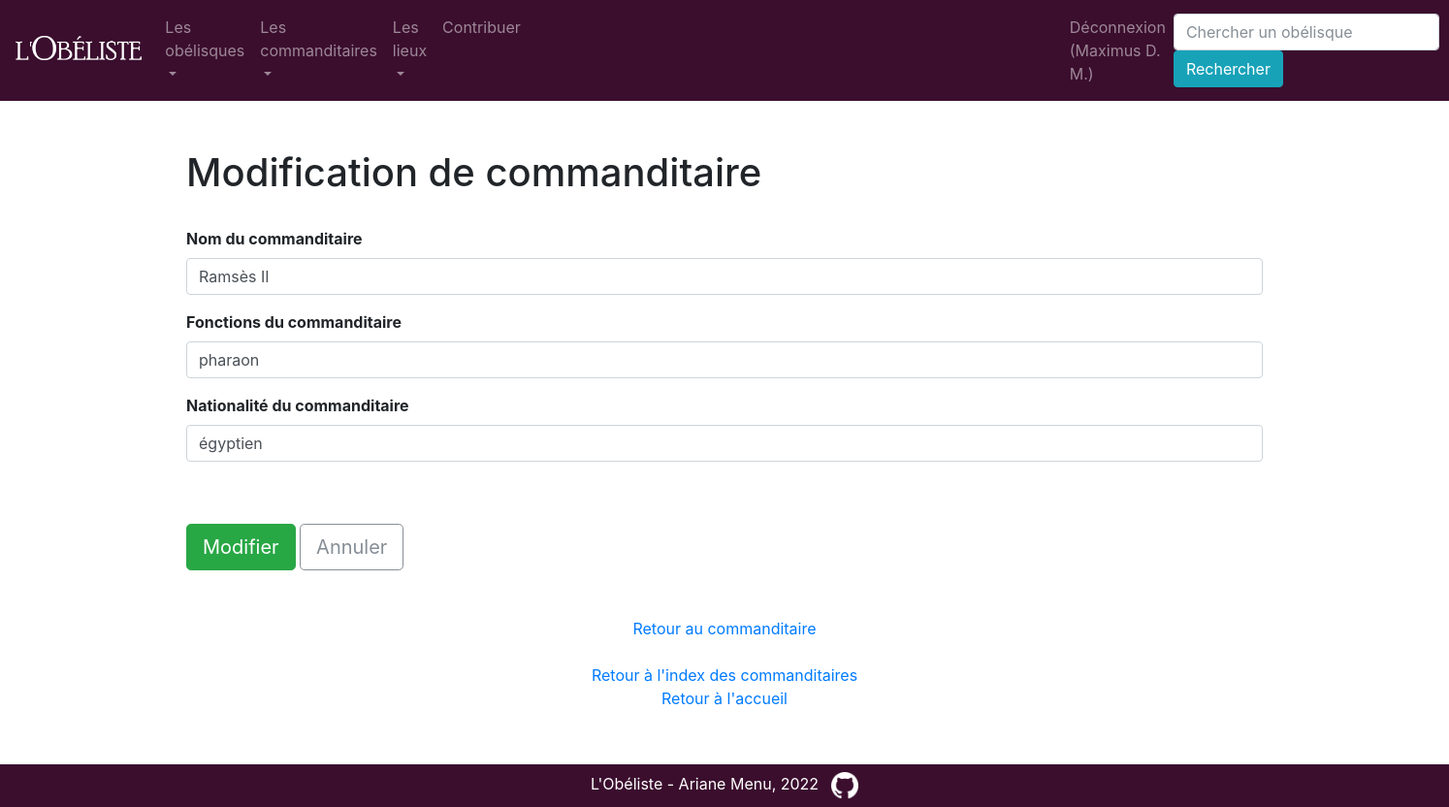
Page /personne/3/update (signed in) on the committed database.
### app/modeles/utilisateurs.py (models this page shows, shortened)
class User(UserMixin, db.Model):
    user_id = db.Column(db.Integer, unique=True, nullable=False, primary_key=True, autoincrement=True)
    user_nom = db.Column(db.Text, nullable=False)
    user_login = db.Column(db.String(45), nullable=False, unique=True)
    user_email = db.Column(db.Text, nullable=False)
    user_password = db.Column(db.String(100), nullable=False)
    authorships = db.relationship("Authorship", back_populates="user")

### app/modeles/donnees.py (models this page shows, shortened)
class Personne(db.Model):
    personne_id = db.Column(db.Integer, unique=True, nullable=False, primary_key=True, autoincrement=True)
    personne_nom = db.Column(db.Text)
    personne_fonction = db.Column(db.Text)
    personne_nationalite = db.Column(db.Text)
    erige = db.relationship("Erige", back_populates="personne")
    authorships = db.relationship("Authorship", back_populates="personne")

### app/routes/generic.py (the view, shortened to what this page needs)
@app.route("/personne/<int:personne_id>/update", methods=["GET", "POST"])
@login_required
def personne_update(personne_id):
    editable = Personne.query.get_or_404(personne_id)
    erreurs = []
    updated = False
    return render_template(
        "pages/personne_form_update.html",
        personne=editable,
        erreurs=erreurs,
        updated=updated
    )

### app/modeles/utilisateurs.py (called while the page is built)
@login.user_loader
def trouver_utilisateur_via_id(identifiant):
    return User.query.get(int(identifiant))

### app/templates/pages/personne_form_update.html (shortened to what this page needs)
{% extends "conteneur.html" %}
{% block corps %}
<h1>Modification de commanditaire</h1>
<br>
{% if personne %}
<form method="POST">
    <div class="mb-3">
        <label for="personne_nom" class="form-label"><b>Nom du commanditaire</b></label>
        <input type="text" name="personne_nom" class="form-control" id="personne_nom"
               value="{{personne.personne_nom}}"/>
    </div>
    <div class="mb-3">
        <label for="personne_fonction" class="form-label"><b>Fonctions du commanditaire</b></label>
        <input type="text" name="personne_fonction" class="form-control" id="personne_fonction"
               value="{{personne.personne_fonction}}"/>
    </div>
    <div class="mb-3">
        <label for="personne_nationalite" class="form-label"><b>Nationalité du commanditaire</b></label>
        <input type="text" name="personne_nationalite" class="form-control" id="personne_nationalite"
               value="{{personne.personne_nationalite}}"/>
    </div>
    <br>
    <br>
    <button class="btn btn-success btn-lg" type="submit">Modifier</button>
    <a href="{{url_for('personne', personne_id=personne.personne_id)}}"
       class="btn btn-outline-secondary btn-lg">Annuler</a>
</form>
<br>
<br>
{% endif %}
<div align="center">
    <a href="{{url_for('personne', personne_id=personne.personne_id)}}">Retour au commanditaire</a>
    <br>
    <br>
    <a href="{{url_for('index_personnes')}}">Retour à l'index des commanditaires</a>
    <br>
    <a href="{{url_for('accueil')}}">Retour à l'accueil</a>
</div>
{% endblock %}

### app/templates/conteneur.html (shortened to what this page needs)
<!DOCTYPE html>
<html lang="fr">
<head>
    {% include "partials/css.html" %}
    <link rel="stylesheet" href="https://unpkg.com/leaflet@1.3.1/dist/leaflet.css"
/>
</head>
<body>
<nav class="navbar navbar-expand-md navbar-dark justify-content-between" style="background-color: #3B0E2E;">
    <a class="navbar-brand" href="{{ url_for('accueil') }}"><img class="logo_top"
                                                                 src="{{url_for('static', filename='images/obeliste_logo_light.png')}}"
                                                                 alt="L'Obéliste" height="25"/></a>
    <div class="collapse navbar-collapse" id="navbarSupportedContent">
        <ul class="navbar-nav mr-auto">
            <li class="nav-item dropdown">
                <a class="nav-link dropdown-toggle" href="#" id="navbarDropdown" role="button" data-toggle="dropdown"
                   aria-haspopup="true" aria-expanded="false">Les obélisques</a>
            </li>
            <li class="nav-item dropdown">
                <a class="nav-link dropdown-toggle" href="#" id="navbarDropdown" role="button" data-toggle="dropdown"
                   aria-haspopup="true" aria-expanded="false">Les commanditaires</a>
            </li>
            <li class="nav-item dropdown">
                <a class="nav-link dropdown-toggle" href="#" id="navbarDropdown" role="button" data-toggle="dropdown"
                   aria-haspopup="true" aria-expanded="false">Les lieux</a>
            </li>
            <li class="nav-item"><a class="nav-link" href="{{url_for('add')}}">Contribuer</a></li>
            {% if not current_user.is_authenticated %}
            <li class="nav-item utilisateur">
                <a class="nav-link" href="{{url_for('inscription')}}">Inscription</a>
            </li>
            <li class="nav-item">
                <a class="nav-link" href="{{url_for('connexion')}}">Connexion</a>
            </li>
            {% else %}
            <li class="nav-item utilisateur">
                <a class="nav-link" href="{{url_for('deconnexion')}}">Déconnexion ({{current_user.user_nom}})</a>
            </li>
            {% endif %}
        </ul>
        <form class="form-inline" action="{{url_for('recherche')}}" method="GET">
            <input class="form-control" name="keyword" type="search" placeholder="Chercher un obélisque"
                   aria-label="Recherche">
            <button class="btn btn-info" type="submit">Rechercher</button>
        </form>
    </div>
</nav>
<div class="container">
    <div class="row">
        <div class="col">
            {% block corps %}{% endblock %}
        </div>
    </div>
</div>
</body>
<footer class="text-center text-white fixed-bottom" style="background-color: #3B0E2E;">
    <div class="text-center p-2">
        L'Obéliste - Ariane Menu, 2022<a class="github" href="https://github.com/A-Menu"><img width="28" height="28"
                                                                                              src="{{url_for('static', filename='images/github_logo.png')}}"
                                                                                              alt="Voir le profil sur GitHub"
                                                                                              title="Voir le profil sur Github"></a>
    </div>
</footer>
</html>

### app/templates/conteneur.html (style rules this page uses)
.container { margin-top: 50px; margin-bottom: 100px; text-align: justify; }
.logo_top { margin-bottom: 6px; }
.github { margin-left: 13px; }
.utilisateur { margin-left:550px; }

### rows in the picture
User: user_nom "Maximus D. M."
Personne: personne_nom "Ramsès II", personne_fonction "pharaon", personne_nationalite "égyptien"
